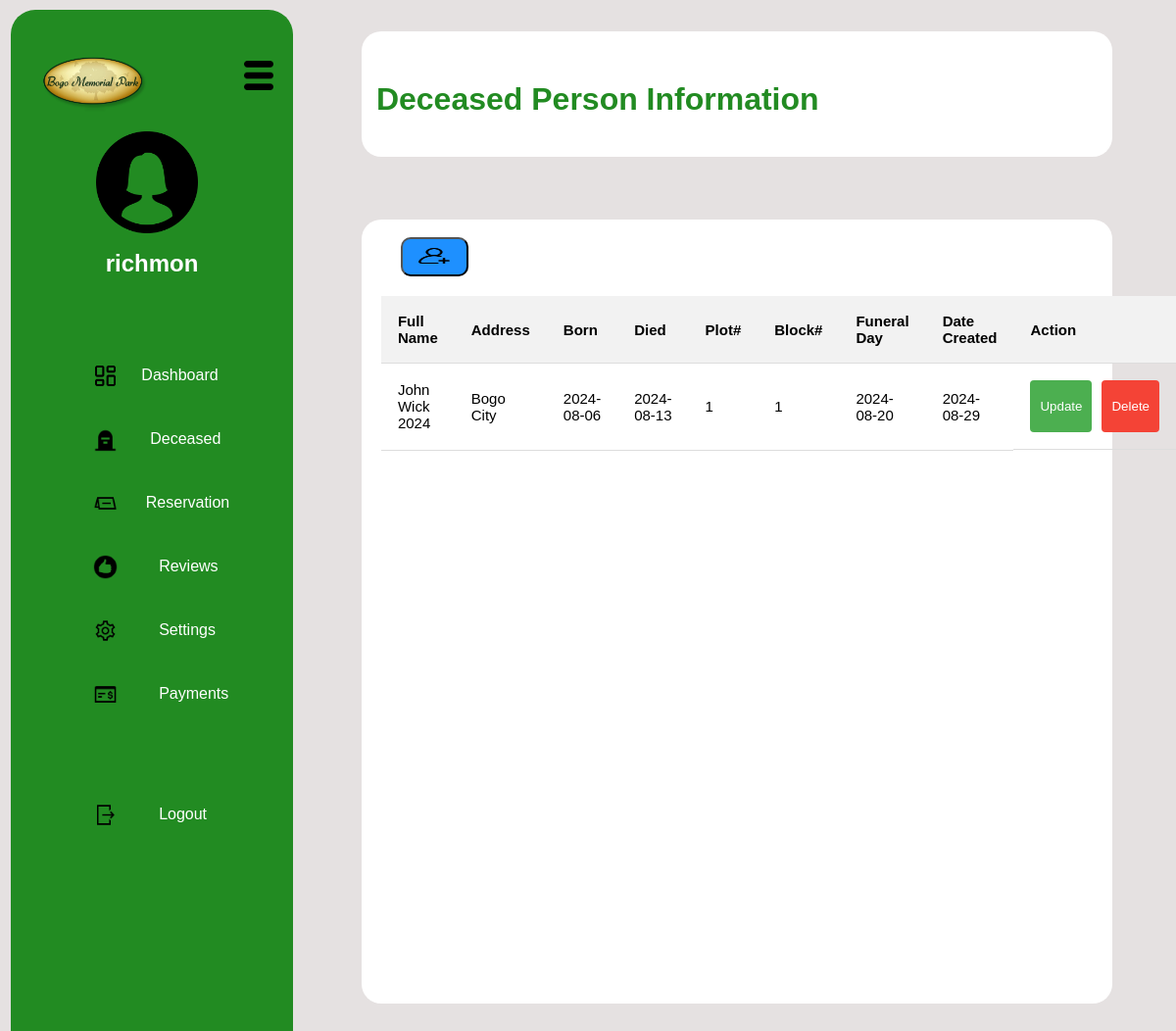
/adminDeceased.php (signed in), run on an earlier commit of the app's database.
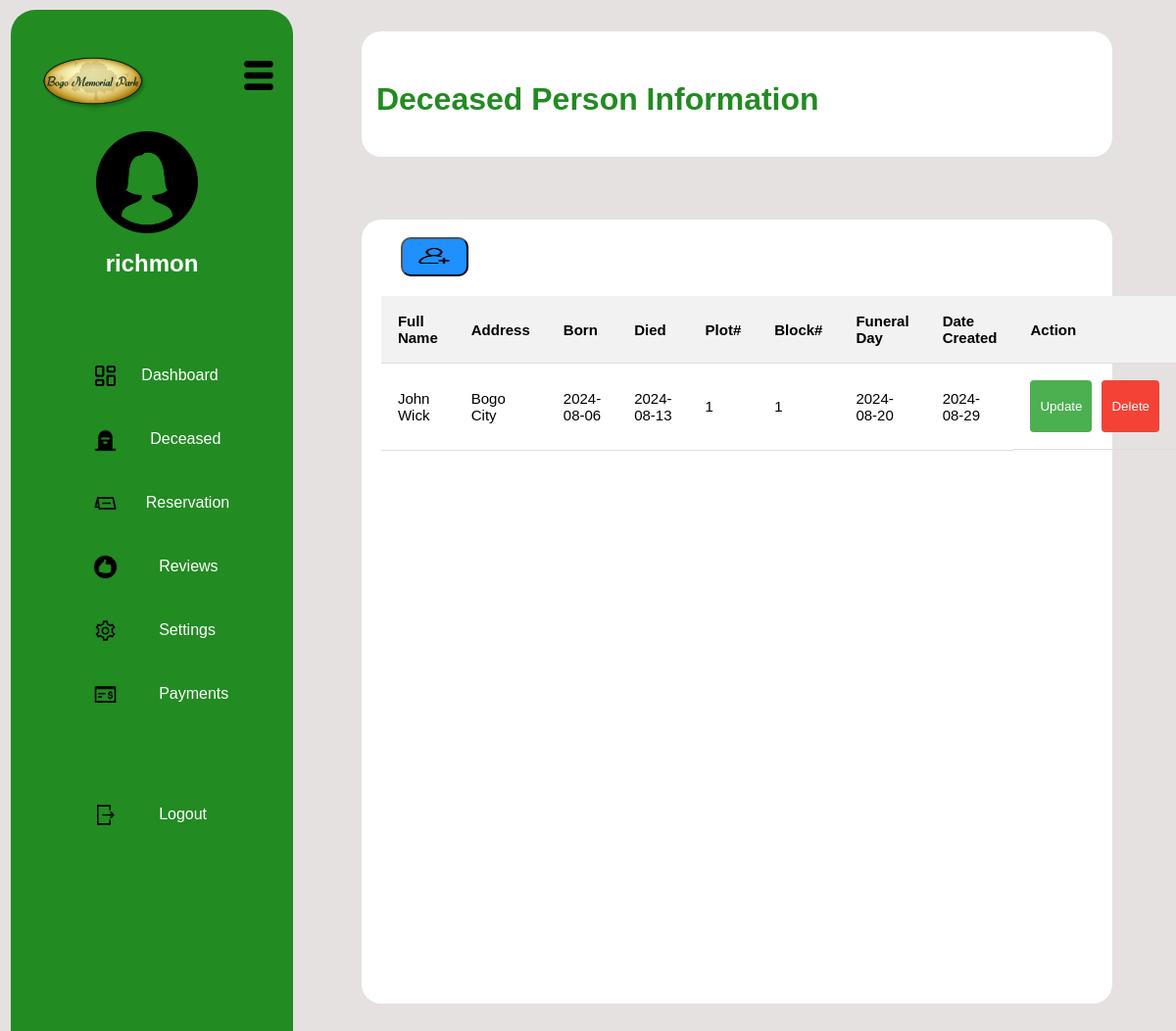
And on a later commit of the database.
### tables this page shows
CREATE TABLE `deceasedpersoninfo` (
  `id` int(11) NOT NULL,
  `fullname` varchar(100) NOT NULL,
  `address` varchar(100) NOT NULL,
  `born` date NOT NULL,
  `died` date NOT NULL,
  `plot` varchar(100) NOT NULL,
  `block` varchar(100) NOT NULL,
  `funeralday` date NOT NULL,
  `datecreated` date NOT NULL
);

### adminDeceased.php (the view, shortened to what this page needs)
<?php
$firstname = isset($_SESSION['firstname']) ? htmlspecialchars($_SESSION['firstname']) : 'Guest';
require_once 'connection.php';
if (isset($pdo)) {
    $stmt = $pdo->prepare("SELECT * FROM deceasedpersoninfo");
    $stmt->execute();
    $reservations = $stmt->fetchAll(PDO::FETCH_ASSOC);
} else {
    echo 'Database connection failed. Please try again later.';
    exit();
}
?>
<!DOCTYPE html>
<html lang="en">
<head>
    <link rel="stylesheet" href="CSS_FILE/admindeceasedinfo.css">
</head>
<body>
    <div class="row">
        <div class="left-content col-4">
            <div class="memoriallogo"><img src="./images/bogomemoriallogo.png" alt="bogomemoriallogo"></div>
            <div class="hamburgermenu"><img src="./images/hamburgermenu.png" alt="hamburgermenu"></div>
            <div class="adminprofile">
                <center><img src="./images/female.png" alt="adminicon">
                <h2><?php echo $firstname; ?></h2></center>
            </div>
            <center>
                <br>
                <div class="adminlinks">
                    <span><img src="./images/dashboard.png" alt="">&nbsp;&nbsp;<a href="adminDashboard.php">Dashboard</a></span>
                    <span><img src="./images/deceased.png" alt="">&nbsp;&nbsp;&nbsp;&nbsp;<a href="adminDeceased.php">Deceased</a></span>
                    <span><img src="./images/reservation.png" alt="">&nbsp;&nbsp;&nbsp;<a href="adminreservation.php">Reservation</a></span>
                    <span><img src="./images/review.png" alt="">&nbsp;&nbsp;&nbsp;&nbsp;&nbsp;&nbsp;<a href="adminreviews.php">Reviews</a></span>
                    <span><img src="./images/settings.png" alt="">&nbsp;&nbsp;&nbsp;&nbsp;&nbsp;&nbsp;<a href="adminsettings.php">Settings</a></span>
                    <span><img src="./images/payment.png" alt="">&nbsp;&nbsp;&nbsp;&nbsp;&nbsp;&nbsp;<a href="adminpayment.php">Payments</a></span>
                    <br>
                    <span><img src="./images/logout.png" alt="">&nbsp;&nbsp;&nbsp;&nbsp;&nbsp;&nbsp;<a href="logout.php">Logout</a></span>
                </div>
                <br>
            </center>
        </div>
        <div class="main">
            <div class="right-content1">
                <br>
                <br>
                <div class="right-header col-9">
                    <span><h1>Deceased Person Information</h1></span>
                </div>
            </div>
            <div class="right-content2">
                <br>
                <button class="btnadd" onclick="openAddModal()"><img src="./images/add-user.png" alt=""></button>
                <table id="myTable">
                    <thead>
                        <tr>
                            <th>Full Name</th>
                            <th>Address</th>
                            <th>Born</th>
                            <th>Died</th>
                            <th>Plot#</th>
                            <th>Block#</th>
                            <th>Funeral Day</th>
                            <th>Date Created</th>
                            <th>Action</th>
                        </tr>
                    </thead>
                    <tbody>
                        <?php if (isset($reservations) && !empty($reservations)): ?>
                            <?php foreach ($reservations as $reservation): ?>
                                <tr>
                                    <td><?php echo htmlspecialchars($reservation['fullname']); ?></td>
                                    <td><?php echo htmlspecialchars($reservation['address']); ?></td>
                                    <td><?php echo htmlspecialchars($reservation['born']); ?></td>
                                    <td><?php echo htmlspecialchars($reservation['died']); ?></td>
                                    <td><?php echo htmlspecialchars($reservation['plot']); ?></td>
                                    <td><?php echo htmlspecialchars($reservation['block']); ?></td>
                                    <td><?php echo htmlspecialchars($reservation['funeralday']); ?></td>
                                    <td><?php echo htmlspecialchars($reservation['datecreated']); ?></td>
                                    <td class="actions">
                                        <button class="button update" onclick="openModal(<?php echo htmlspecialchars(json_encode($reservation)); ?>)">Update</button>
                                        <form method="post" style="display:inline-block;">
                                            <button type="submit" class="button delete">Delete</button>
                                        </form>
                                    </td>
                                </tr>
                            <?php endforeach; ?>
                        <?php else: ?>
                            <tr><td colspan="9">No reservations found.</td></tr>
                        <?php endif; ?>
                    </tbody>
                </table>
            </div>
        </div>
    </div>
</body>
</html>

### CSS_FILE/admindeceasedinfo.css (style rules this page uses)
* { margin: 0; padding: 0; box-sizing: border-box; font-family: Arial, sans-serif; }
body { background-color: #e5e1e1; }
.row::after { content: ""; clear: both; display: block; }
[class*="col-"] { float: left; padding: 15px; }
.col-4 { width: 33.33%; }
.col-9 { width: 75%; }
.row { width: 100%; height: 100vh; display: flex; }
.left-content { background-color: forestgreen; color: white; position: relative; border-radius: 25px; height: 140vh; margin-top: 0.6rem; margin-left: 0.7rem; }
.memoriallogo img { width: 150px; position: absolute; top: 2rem; }
.hamburgermenu img { width: 40px; float: right; margin-top: 2rem; }
.adminprofile img { width: 10rem; margin-top: 6rem; padding-left: 30px; }
.main { width: 100%; margin-top: 1rem; margin-left: 50px; }
.right-content1 { margin-left: 20px; width: 90%; height: 8rem; margin-top: 1rem; background-color: white; color: forestgreen; border-radius: 20px; }
.right-content2 { margin-left: 20px; width: 90%; height: 100vh; margin-top: 4rem; background-color: white; color: forestgreen; border-radius: 20px; }
.adminlinks a { text-decoration: none; color: white; font-size: 1rem; }
.adminlinks img { width: 25px; }
.adminlinks { display: block; margin: 15px 10px; padding: 15px; padding-left: 23%; }
.adminlinks span { display: flex; align-items: center; margin: 40px 0; }
.adminlinks img { display: block; margin-right: 15px; }
table { width: 80%; border-collapse: collapse; margin: 20px 0; font-size: 15px; text-align: left; color:black; margin-left:20px; }
th, td { padding: 17px; border-bottom: 1px solid #ddd; }
th { background-color: #f2f2f2; }
.actions { display: flex; gap: 10px; }
.button { padding: 19px 10px; border: none; cursor: pointer; border-radius: 4px; color: white; }
.update { background-color: #4caf50; }
.delete { background-color: #f44336; }
.btnadd { background-color: dodgerblue; width: 69px; height: 40px; cursor: pointer; border-radius: 10px; margin-left: 40px; }
.btnadd img { width: 2rem; height: 2vh; cursor: pointer; }

What changed in the data, as far as the page shows it:
changed deceasedpersoninfo "Bogo City": fullname "John Wick 2024" → "John Wick"
